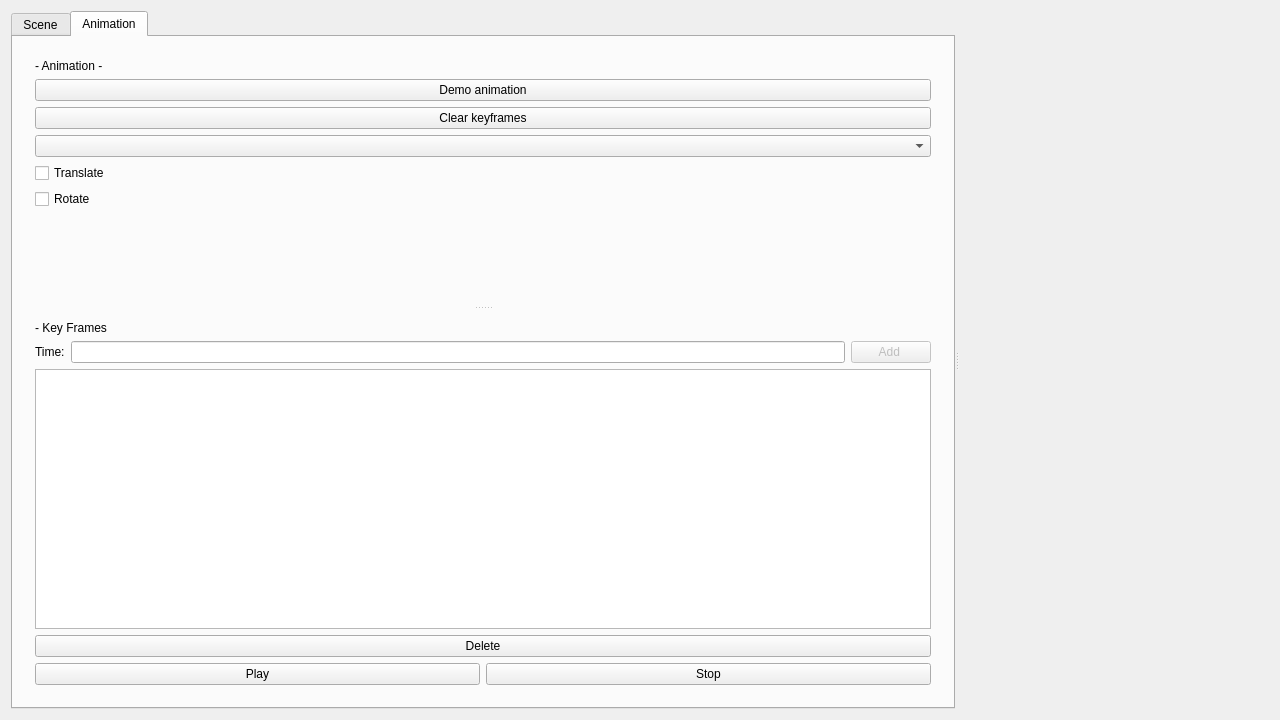
<?xml version="1.0" encoding="UTF-8"?>
<ui version="4.0">
 <class>MainWindow</class>
 <widget class="QMainWindow" name="MainWindow">
  <property name="geometry">
   <rect>
    <x>0</x>
    <y>0</y>
    <width>1280</width>
    <height>720</height>
   </rect>
  </property>
  <property name="windowTitle">
   <string>Suchiz Rendering Engine</string>
  </property>
  <widget class="QWidget" name="centralWidget">
   <layout class="QHBoxLayout" name="horizontalLayout_6">
    <item>
     <widget class="QSplitter" name="sceneSplitter">
      <property name="orientation">
       <enum>Qt::Horizontal</enum>
      </property>
      <widget class="QTabWidget" name="tabWidget">
       <property name="currentIndex">
        <number>1</number>
       </property>
       <widget class="QWidget" name="sceneTab">
        <attribute name="title">
         <string>Scene</string>
        </attribute>
        <layout class="QHBoxLayout" name="horizontalLayout_2">
         <item>
          <widget class="QSplitter" name="buttonSplitter">
           <property name="orientation">
            <enum>Qt::Vertical</enum>
           </property>
           <widget class="QWidget" name="layoutWidget">
            <layout class="QVBoxLayout" name="verticalLayout">
             <item>
              <widget class="QLabel" name="sceneOptionsLabel">
               <property name="text">
                <string>- Scene Options -</string>
               </property>
              </widget>
             </item>
             <item>
              <widget class="QPushButton" name="demoButton">
               <property name="text">
                <string>Demo Scene</string>
               </property>
              </widget>
             </item>
             <item>
              <widget class="QPushButton" name="clearButton">
               <property name="text">
                <string>Clear Scene</string>
               </property>
              </widget>
             </item>
             <item>
              <widget class="QCheckBox" name="moveLightCheckBox">
               <property name="text">
                <string>Move light</string>
               </property>
              </widget>
             </item>
             <item>
              <spacer name="verticalSpacer">
               <property name="orientation">
                <enum>Qt::Vertical</enum>
               </property>
               <property name="sizeHint" stdset="0">
                <size>
                 <width>20</width>
                 <height>40</height>
                </size>
               </property>
              </spacer>
             </item>
            </layout>
           </widget>
           <widget class="QWidget" name="layoutWidget_2">
            <layout class="QVBoxLayout" name="verticalLayout_2">
             <item>
              <widget class="QLabel" name="sceneManagerLabel">
               <property name="text">
                <string>- Scene Manager -</string>
               </property>
              </widget>
             </item>
             <item>
              <widget class="QListWidget" name="objectListView"/>
             </item>
             <item>
              <layout class="QHBoxLayout" name="horizontalLayout">
               <item>
                <widget class="QPushButton" name="editButton">
                 <property name="text">
                  <string>Edit</string>
                 </property>
                </widget>
               </item>
               <item>
                <widget class="QPushButton" name="deleteButton">
                 <property name="text">
                  <string>Delete</string>
                 </property>
                </widget>
               </item>
              </layout>
             </item>
             <item>
              <widget class="QPushButton" name="addButton">
               <property name="text">
                <string>+</string>
               </property>
              </widget>
             </item>
            </layout>
           </widget>
          </widget>
         </item>
        </layout>
       </widget>
       <widget class="QWidget" name="animationTab">
        <property name="layoutDirection">
         <enum>Qt::LeftToRight</enum>
        </property>
        <attribute name="title">
         <string>Animation</string>
        </attribute>
        <layout class="QHBoxLayout" name="horizontalLayout_5">
         <item>
          <widget class="QSplitter" name="animationSplitter">
           <property name="orientation">
            <enum>Qt::Vertical</enum>
           </property>
           <widget class="QWidget" name="layoutWidget">
            <layout class="QVBoxLayout" name="verticalLayout_3">
             <item>
              <widget class="QLabel" name="label">
               <property name="text">
                <string>- Animation -</string>
               </property>
              </widget>
             </item>
             <item>
              <widget class="QPushButton" name="animationDemoButton">
               <property name="text">
                <string>Demo animation</string>
               </property>
              </widget>
             </item>
             <item>
              <widget class="QPushButton" name="clearKeyFramesButton">
               <property name="text">
                <string>Clear keyframes</string>
               </property>
              </widget>
             </item>
             <item>
              <widget class="QComboBox" name="boneComboBox"/>
             </item>
             <item>
              <widget class="QCheckBox" name="translateCheckBox">
               <property name="text">
                <string>Translate</string>
               </property>
              </widget>
             </item>
             <item>
              <widget class="QCheckBox" name="rotateCheckBox">
               <property name="text">
                <string>Rotate</string>
               </property>
              </widget>
             </item>
             <item>
              <spacer name="verticalSpacer_2">
               <property name="orientation">
                <enum>Qt::Vertical</enum>
               </property>
               <property name="sizeHint" stdset="0">
                <size>
                 <width>20</width>
                 <height>40</height>
                </size>
               </property>
              </spacer>
             </item>
            </layout>
           </widget>
           <widget class="QWidget" name="layoutWidget">
            <layout class="QVBoxLayout" name="verticalLayout_4">
             <item>
              <widget class="QLabel" name="label_2">
               <property name="text">
                <string>- Key Frames</string>
               </property>
              </widget>
             </item>
             <item>
              <layout class="QHBoxLayout" name="horizontalLayout_4">
               <item>
                <layout class="QFormLayout" name="formLayout">
                 <item row="0" column="0">
                  <widget class="QLabel" name="timeLabel">
                   <property name="text">
                    <string>Time:</string>
                   </property>
                  </widget>
                 </item>
                 <item row="0" column="1">
                  <widget class="QLineEdit" name="timeLineEdit"/>
                 </item>
                </layout>
               </item>
               <item>
                <widget class="QPushButton" name="addKeyFrameButton">
                 <property name="enabled">
                  <bool>false</bool>
                 </property>
                 <property name="text">
                  <string>Add </string>
                 </property>
                </widget>
               </item>
              </layout>
             </item>
             <item>
              <widget class="QListWidget" name="keyFramesList"/>
             </item>
             <item>
              <widget class="QPushButton" name="deleteKeyFrameButton">
               <property name="text">
                <string>Delete</string>
               </property>
              </widget>
             </item>
             <item>
              <layout class="QHBoxLayout" name="horizontalLayout_3">
               <item>
                <widget class="QPushButton" name="playButton">
                 <property name="text">
                  <string>Play</string>
                 </property>
                </widget>
               </item>
               <item>
                <widget class="QPushButton" name="stopButton">
                 <property name="text">
                  <string>Stop</string>
                 </property>
                </widget>
               </item>
              </layout>
             </item>
            </layout>
           </widget>
          </widget>
         </item>
        </layout>
       </widget>
      </widget>
      <widget class="QWidget" name="sceneContainer" native="true"/>
     </widget>
    </item>
   </layout>
  </widget>
 </widget>
 <layoutdefault spacing="6" margin="11"/>
 <resources/>
 <connections/>
</ui>
